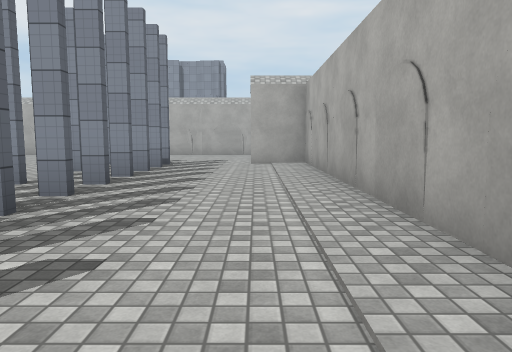
View 1 (above)

15 first-person views from a walk through a 3-D level made in the Unity game engine. The camera is 1.2 m above the floor, tilts 6° down and sees 70° across. Doors are open. The floor is counted in squares, 2 m on a side. Each view is taken from the middle of a square. On the plan, view 1 faces up. The plan holds only what a view shows up to about 10 squares ahead; the rest is blank. The place goes on beyond the plan. Surface patterns are stand-ins for the level's own textures.

View 2
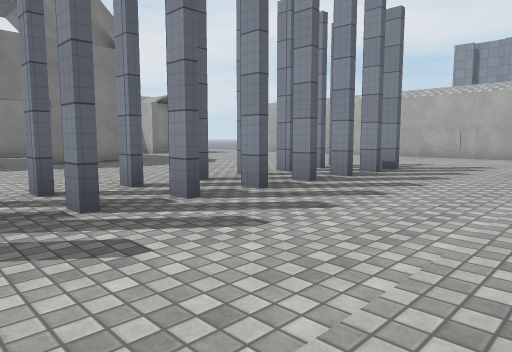

View 3
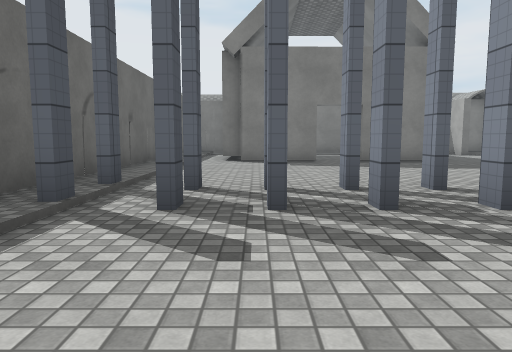

View 4
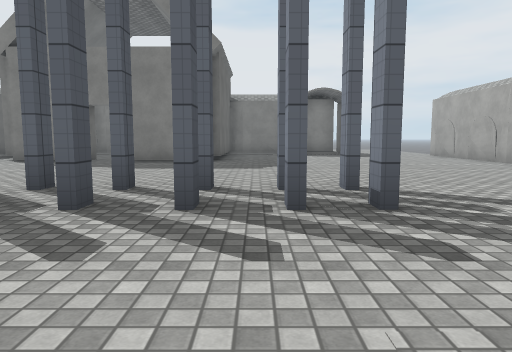

View 5
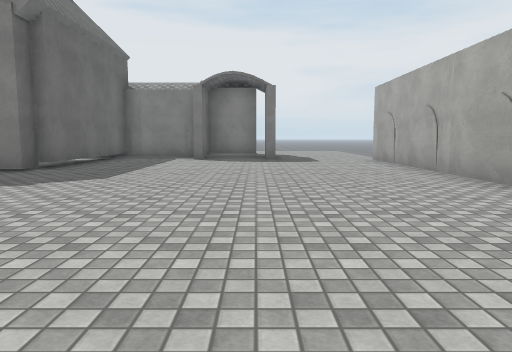

View 6
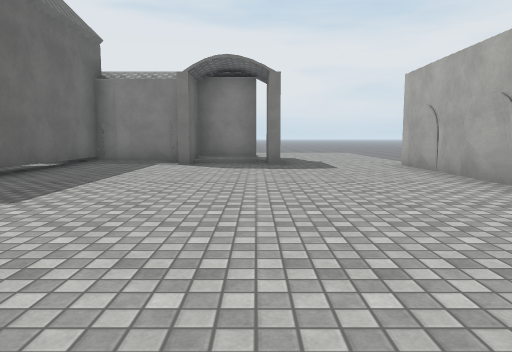

View 7
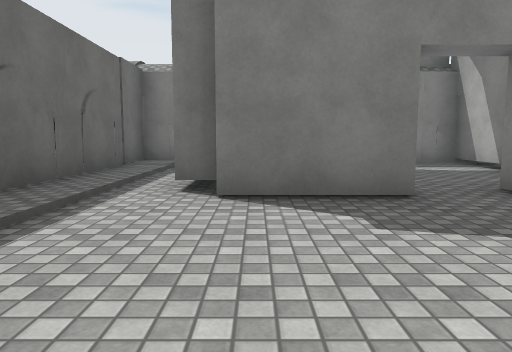

View 8
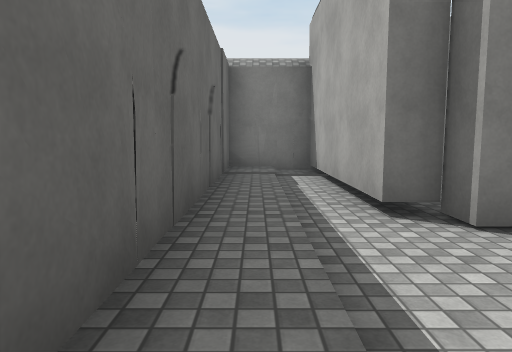

View 9
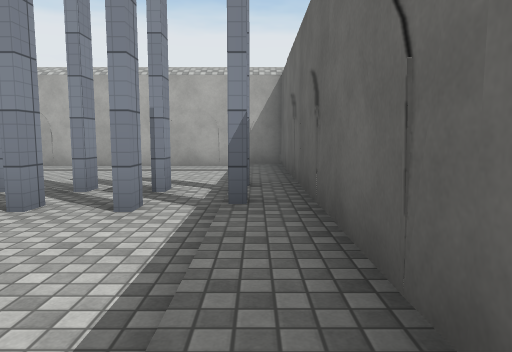

View 10
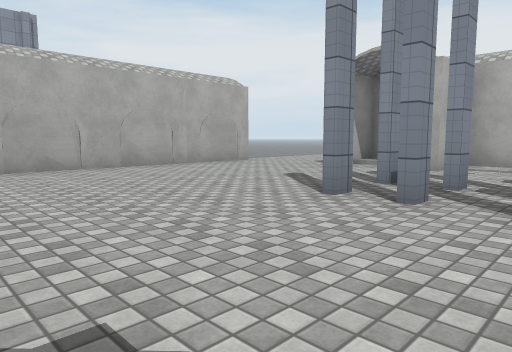

View 11
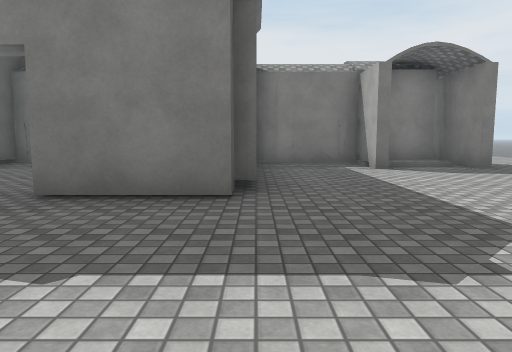

View 12
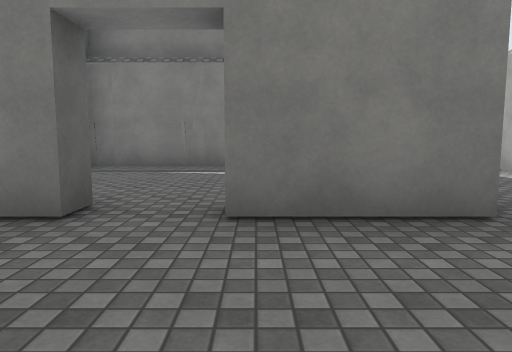

View 13
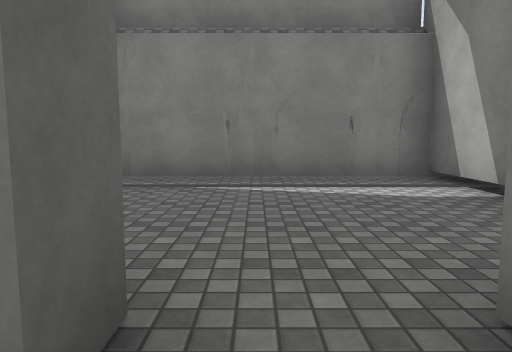

View 14
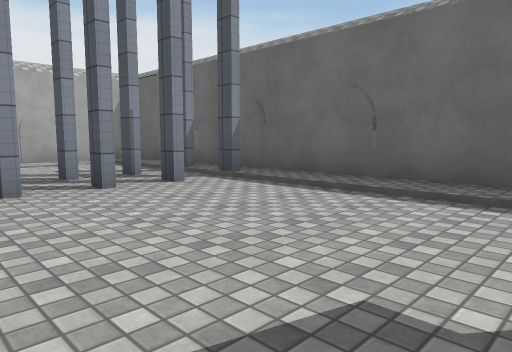

View 15
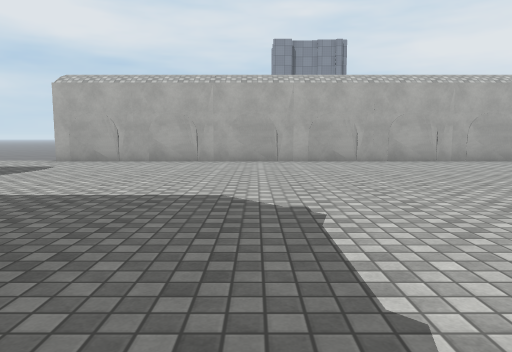

### Floor plan
Points are (right, up) in squares from view 1. A wall is a line through its corners. A room is listed if a view was taken in it or the views show most of it. See-through windows are left out.
Room 1 (views 1, 2, 3, 4, 5, 6, 7, 8, 9, 10, 11, 12, 13, 14, 15)
walls: (-9.1, 6.8) (-8.6, 6.8) (-8.6, 4.8); (-8.6, 3.6) (-8.6, 1.6) (-9.1, 1.6) (-9.1, 1.1) (-13.3, 1.1) (-13.3, -0.6) (1.3, -0.6) (1.3, 9.3) (-0.1, 9.3); (-12, 9.3) (-13.3, 9.3) (-13.3, 7) (-9, 7); (1.4, 11.3) (0.4, 11.3); (-1.5, 14.2) (-12.1, 14.2); (-12, 11.3) (-14, 11.3); (-13.3, 11.1) (-13.3, 9.5) (-12, 9.5)
ways out: open door at (-9, 4) to room 2; opening at (-12, 13); opening at (-1.5, 12.5); gap at (-4, 0); gap at (-4, 6.5); gap at (-2, 0); gap at (-2, 6.5)
Room 2 (no view inside)
walls: (-11.6, 6.5) (-13.3, 6.5) (-13.3, 1.6) (-12.6, 1.6)
ways out: open door at (-9, 4) to room 1

Where each view was taken, in squares from view 1:
view 1: 0 up, 0 right, facing up
view 2: 2 up, 1 right, facing up-left
view 3: 2 up, 1 right, facing left
view 4: 8 up, 1 right, facing left
view 5: 11 up, 2 left, facing left
view 6: 11 up, 4 left, facing left
view 7: 2 up, 5 left, facing left
view 8: 0 up, 6 left, facing left
view 9: 0 up, 7 left, facing right
view 10: 7 up, 7 left, facing up-right
view 11: 7 up, 5 left, facing left
view 12: 5 up, 6 left, facing left
view 13: 4 up, 8 left, facing left
view 14: 4 up, 8 left, facing down-right
view 15: 5 up, 7 left, facing up
